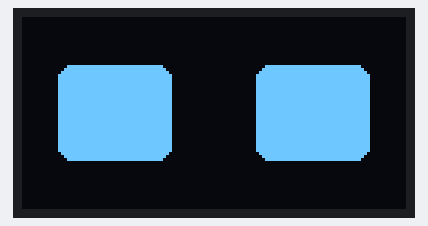
A sketch run on a simulated ESP32. On the bench: 128×64 one-colour display. Random numbers use the default seed unless the sketch sets one.

Above: at 0.1 s.
At 126.57 s:
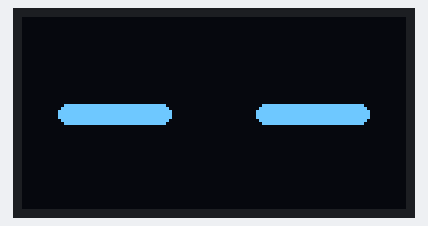

The sketch:

eyes.ino
```cpp
#include <Wire.h>
#include <Adafruit_GFX.h>
#include <Adafruit_SSD1306.h>

#define SCREEN_WIDTH 128
#define SCREEN_HEIGHT 64
#define OLED_RESET -1
#define OLED_ADDRESS 0x3C

Adafruit_SSD1306 display(
  SCREEN_WIDTH, SCREEN_HEIGHT,
  &Wire, OLED_RESET
);

// Eye dimensions and positions
const int EYE_W = 38;
const int EYE_H = 32;
const int LEFT_X = 12;
const int RIGHT_X = 78;
const int EYE_Y = 16;

void drawOpenEyes() {
  display.clearDisplay();

  // Big boxy eyes with slightly rounded corners
  display.fillRoundRect(
    LEFT_X, EYE_Y, EYE_W, EYE_H, 5, SSD1306_WHITE
  );

  display.fillRoundRect(
    RIGHT_X, EYE_Y, EYE_W, EYE_H, 5, SSD1306_WHITE
  );


  display.display();
}

void drawClosedEyes() {
  display.clearDisplay();

  // Closed eyelids: thick horizontal lines
  display.fillRoundRect(
    LEFT_X, EYE_Y + 13, EYE_W, 7, 3, SSD1306_WHITE
  );

  display.fillRoundRect(
    RIGHT_X, EYE_Y + 13, EYE_W, 7, 3, SSD1306_WHITE
  );

  display.display();
}

void setup() {
  Wire.begin(0, 1);  // SDA = GPIO 0, SCL = GPIO 1

  if (!display.begin(
        SSD1306_SWITCHCAPVCC, OLED_ADDRESS)) {
    while (true) delay(100);
  }

  randomSeed(micros());

  drawOpenEyes();
}

void loop() {
  // Keep eyes open for a random interval
  delay(random(2000, 5000));

  // Blink
  drawClosedEyes();
  delay(140);

  // Open eyes again
  drawOpenEyes();
}
```
